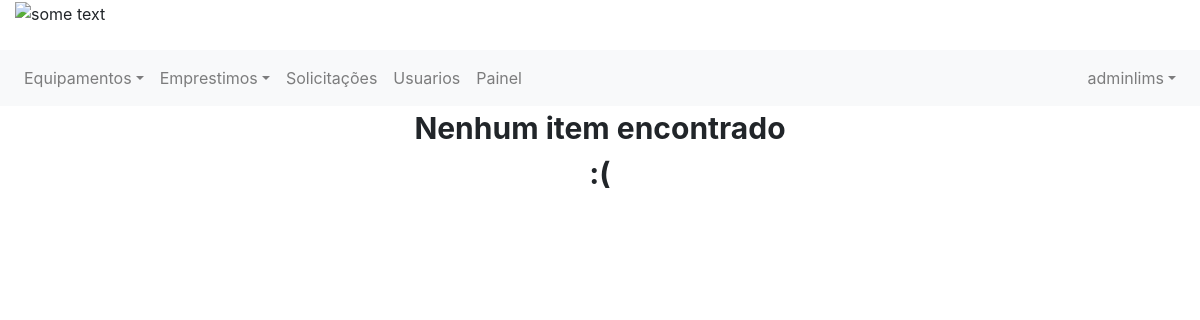
Page /equipamento/ (signed in) on the earlier database version.
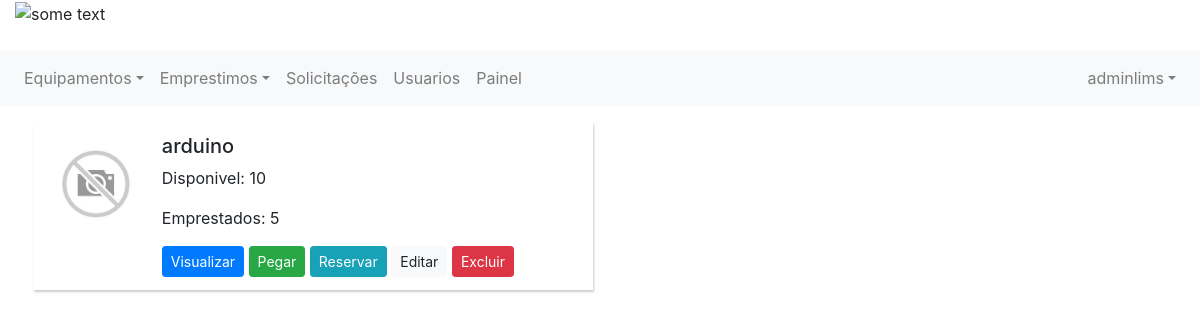
Same page on the later database version.
### controle/models.py (models this page shows)
class Item(models.Model):
    nome = models.CharField(max_length=50)
    quantidade = models.IntegerField()
    quantidade_emprestada = models.IntegerField()
    tipo = models.ForeignKey(TipoEquipamento, on_delete=models.CASCADE)
    imagem = models.FileField(upload_to='documents/%Y/%m/%d', default='documents/1111/sem_foto.jpg')
    excluido = models.BooleanField(default=False)

### controle/views.py (the view)
# urls.py: path('equipamento/', views.exibir_equipamentos, name='equipamentos'),
@login_required
def exibir_equipamentos(request):
    itens = Item.objects.filter(excluido=False).exclude(quantidade=0)
    itens2 = Item.objects.filter(quantidade=0).exclude(excluido=True)
    itens = itens.union(itens2, all=True)
    paginator = Paginator(itens, 8)
    page = request.GET.get('page')
    itens = paginator.get_page(page)
    return render(request, 'equipamentos/listar.html',
                  {'itens': itens, 'user_logado': get_usuario_logado(request)})

### controle/views.py (called while the page is built)
def get_usuario_logado(request):
    return request.user

### controle/templates/equipamentos/listar.html (shortened to what this page needs)
{% extends 'base.html' %}
{% block 'content' %}
{% if itens %}
<ul class="card-deck" style="padding-left: 17px">
    {% for item in itens %}
    {% if item.quantidade > 0 %}
    {% include 'equipamentos/preview.html' with item=item %}
    {% else %}
    {% include 'equipamentos/preview.html' with item=item %}
    {% endif %}
    {% endfor %}
</ul>
{% else %}
<p style="font-size: 30px; font-weight: bold; text-align:center">Nenhum item encontrado <br> :( </p>
{% endif %}
{% endblock %}

### controle/templates/equipamentos/preview.html (shortened to what this page needs)
{% if item.quantidade > 0 %}
<li class="media item-preview " style="width: 100%; max-width: 560px; min-width: 420px; "
    onMouseOver="this.style.backgroundColor='#f0f0f0'" onMouseOut="this.style.backgroundColor='#0000'">
    {% else %}
<li class="media item-preview " style="background-color: #f0f0f0; width: 100%; max-width: 560px; min-width: 420px; "
    onMouseOver="this.style.backgroundColor='#ffe8ed'" onMouseOut="this.style.backgroundColor='#f0f0f0'">
    {% endif %}
    <img src="{{ item.imagem.url }}" alt="{{ item.nome }}" class="mr-3" width="100">
    <div class="media-body">
        <h5 class="nome">{{item.nome}} </h5>
        {% if item.quantidade > 0 %}
        <p class="price">Disponivel: {{ item.quantidade }} </p>
        {% else %}
        <p class="price">Indisponivel</p>
        {% endif %}
        <p class="price">Emprestados: {{ item.quantidade_emprestada }} </p>
        <a class="btn btn-sm btn-primary" href="{% url 'equipamento' item.id %}">Visualizar</a>
        {% if item.quantidade > 0 %}
        <a class="btn btn-sm btn-success" href="{% url 'solicitar_emprestimo' item.id %}">Pegar</a>
        {% if user_logado.is_superuser %}
        <a class="btn btn-sm btn-info" href="{% url 'reservar_equipamento' item.id %}">Reservar</a>
        {% endif %}
        {% endif %}
        {% if user_logado.is_superuser %}
        <a class="btn btn-sm btn-light" href="{% url 'editar_equipamento' pk=item.id %}">Editar</a>
        <a class="btn btn-sm btn-danger" href="" role="button" id="dropdownMenuLink"
           data-toggle="dropdown" aria-haspopup="true" aria-expanded="false">Excluir</a>
        {% endif %}
    </div>
</li>

Differences in the rows shown:
added Item: imagem (picture), nome "arduino", quantidade "10", quantidade_emprestada "5", shows "Pegar", shows "Reservar"
Other differences:
text no longer shown: "Nenhum item encontrado :("
